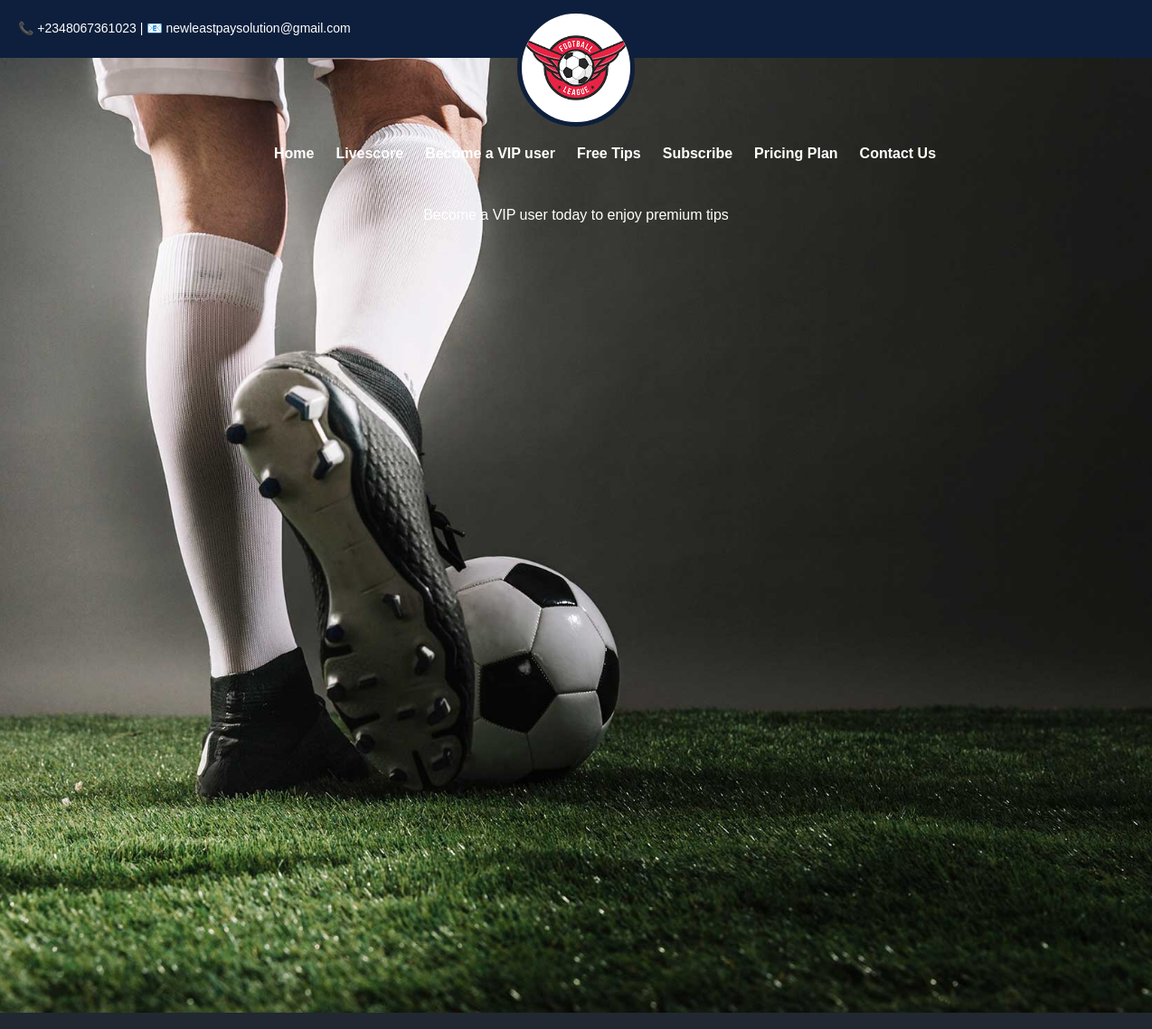
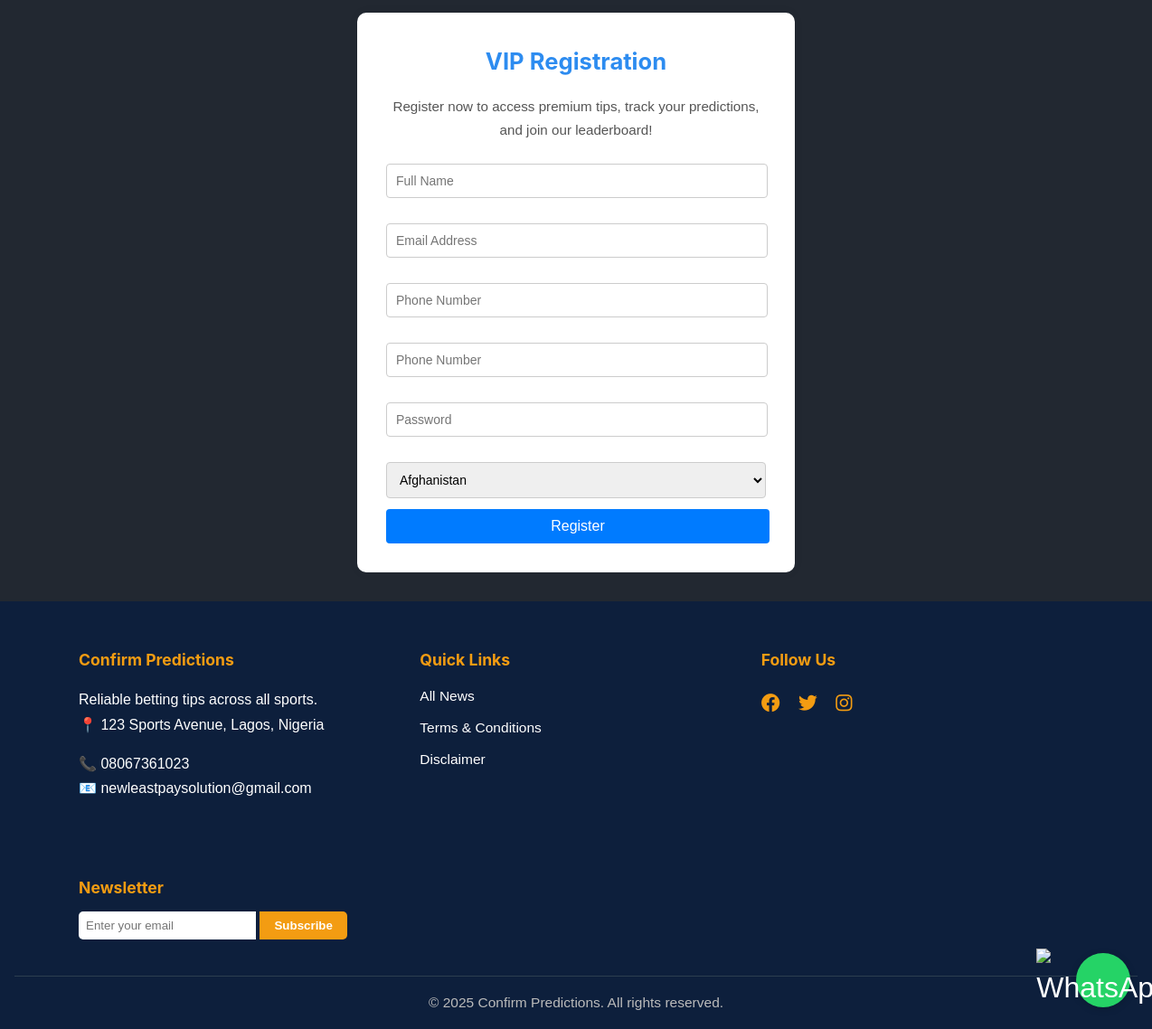
The app's page /signup.php with its own data (2 pictures, top to bottom).
### tables this page shows
CREATE TABLE `website_settings` (
  `id` int(11) NOT NULL,
  `site_name` varchar(100) DEFAULT NULL,
  `site_email` varchar(100) DEFAULT NULL,
  `logo` varchar(255) DEFAULT NULL,
  `site_url` varchar(255) DEFAULT NULL,
  `whatsapp_phone` varchar(20) DEFAULT NULL,
  `address` text NOT NULL,
  `phone1` varchar(15) NOT NULL,
  `phone2` varchar(15) NOT NULL,
  `updated_at` timestamp NOT NULL DEFAULT current_timestamp() ON UPDATE current_timestamp(),
  `paystack_secret_key` text NOT NULL,
  `paystack_public_key` text NOT NULL
);

### config.php (called while the page is built, shortened)
<?php
include('database/connect.php');
$stmt = $dbh->query("SELECT * FROM website_settings ");
$row_website = $stmt->fetch();
$app_logo = $row_website['logo'] ;
?>

### signup.php (the view, shortened to what this page needs)
<?php
include('config.php');
?>
<!DOCTYPE html>
<html lang="en">
<head>
<?php include('partials/head.php'); ?>
</head>
<body>
    <div class="topbar">
        <?php include('partials/topbar.php')  ?>
    </div>
    <div class="logo">
        <img src="<?php echo $app_logo; ?>" alt="Logo">
    </div>
    <nav class="navbar">
     <?php include('partials/navbar.php')  ?>
    </nav>
<section class="hero">
    Become a VIP user today to enjoy premium tips
    	  <p>&nbsp;</p>
</section>
<section class="register-section" id="register-vip">
    <h2>VIP Registration</h2>
    <p>Register now to access premium tips, track your predictions, and join our leaderboard!</p>
    <form action="" method="POST" style="display: flex; flex-direction: column; gap: 12px; max-width: 400px;">
        <input type="text" name="fullname" placeholder="Full Name" required
               style="padding: 10px; border: 1px solid #ccc; border-radius: 4px; font-size: 14px;">
        <input type="email" name="email" placeholder="Email Address" required
               style="padding: 10px; border: 1px solid #ccc; border-radius: 4px; font-size: 14px;">
        <input type="tel" name="phone" placeholder="Phone Number" required
               style="padding: 10px; border: 1px solid #ccc; border-radius: 4px; font-size: 14px;">
          <input type="tel" name="phone" placeholder="Phone Number" required
          style="padding: 10px; border: 1px solid #ccc; border-radius: 4px; font-size: 14px;">
        <input type="password" name="password" placeholder="Password" required minlength="6"
               style="padding: 10px; border: 1px solid #ccc; border-radius: 4px; font-size: 14px;">
      <select name="country" required
        style=" width: 105%; padding: 10px; border: 1px solid #ccc; border-radius: 4px; font-size: 14px;">
      <?php foreach ($countries as $c): ?>
          <option value="<?= htmlspecialchars($c) ?>"><?= htmlspecialchars($c) ?></option>
      <?php endforeach; ?>
        </select>
        <button type="submit" name="register_vip"
                style="width: 106%;background: #007bff; color: #fff; padding: 10px; border: none; border-radius: 4px; font-size: 16px; cursor: pointer;">
            Register
        </button>
    </form>
</section>
<?php include('partials/whatsapp.php'); ?>
<footer>
    <?php include('partials/footer.php'); ?>
</footer>
</body>
</html>

### partials/topbar.php (shortened to what this page needs)
<div>📞 <?php echo $row_website['whatsapp_phone']; ?> | 📧 <?php echo $row_website['site_email']; ?></div>

### partials/footer.php
<div class="footer-flex">
            <div class="footer-col">
                <h3><?php echo $row_website['site_name']; ?></h3>
                <p>Reliable betting tips across all sports.<br>
                📍 <?php echo $row_website['address']; ?></p>
                <p>📞 <?php echo $row_website['phone1']; ?><br>📧 <?php echo $row_website['site_email']; ?></p>
            </div>
            <div class="footer-col">
                <h3>Quick Links</h3>
                <ul>
                    <li><a href="index#news">All News</a></li>
                    <li><a href="terms">Terms &amp; Conditions</a></li>
                    <li><a href="disclaimer">Disclaimer</a></li>
                </ul>
            </div>
            <div class="footer-col">
                <h3>Follow Us</h3>
                <div class="footer-social">
                    <a href="#"><i class="fab fa-facebook"></i></a>
                    <a href="#"><i class="fab fa-twitter"></i></a>
                    <a href="#"><i class="fab fa-instagram"></i></a>
                </div>
            </div>
            <div class="footer-col">
                <h3>Newsletter</h3>
                <form class="footer-newsletter">
                    <input type="email" placeholder="Enter your email" required />
                    <button type="submit">Subscribe</button>
                </form>
            </div>
        </div>
        <div class="footer-bottom">
            &copy; <?php echo date('Y'); ?> <?php echo $row_website['site_name']; ?>. All rights reserved.
        </div>

### assets/css/main.css (style rules this page uses)
body { font-family: Arial, sans-serif; margin: 0; padding: 0; background-color: #f9f9f9; color: #333; }
.topbar { background-color: #0d1f3c; color: white; display: flex; justify-content: space-between; align-items: center; padding: 20px; font-size: 14px; }
.logo { position: absolute; top: 10px; left: 50%; transform: translateX(-50%); z-index: 3; }
.logo img { height: 120px; width: 120px; border-radius: 50%; border: 5px solid #0d1f3c; background-color: white; }
.navbar { background-color: transparent; padding: 1rem 2rem; display: flex; justify-content: center; position: absolute; top: 140px; width: 100%; z-index: 2; }
.hero { background: url('../../images/bg_1.jpg') no-repeat center center/cover; color: white; text-align: center; padding: 10rem 2rem 6rem; position: relative; border-bottom-left-radius: 0 80px; border-bottom-right-radius: 0 80px; clip-path: ellipse(100% 100% at 50% 85%); }
.hero p { font-size: 1.2rem; margin-bottom: 2rem; }
.register-section { background: #fff; padding: 2.5rem 1rem; text-align: center; border-radius: 12px; box-shadow: 0 2px 12px rgba(0,0,0,0.09); max-width: 500px; margin: 2rem auto; }
.register-section h2 { margin-top: 0; font-size: 1.6rem; color: #0d1f3c; }
footer { background: #0d1f3c; color: white; padding: 2rem 1rem 1rem 1rem; text-align: center; margin-top: 2rem; }
.footer-flex { display: flex; flex-wrap: wrap; justify-content: space-between; align-items: flex-start; max-width: 1100px; margin: 0 auto; gap: 2rem; }
.footer-col { flex: 1 1 220px; min-width: 270px; margin-bottom: 1rem; text-align: left; }
.footer-col h3 { color: #f39c12; margin-bottom: 0.7rem; font-size: 1.1rem; }
.footer-col ul { list-style: none; padding: 0; margin: 0; }
.footer-col ul li { margin-bottom: 0.5rem; }
.footer-col ul li a { color: #fff; text-decoration: none; font-size: 0.97rem; transition: color 0.2s; }
.footer-social { margin-top: 1rem; }
.footer-social a { color: #f39c12; margin-right: 1rem; font-size: 1.3rem; text-decoration: none; transition: color 0.2s; }
.footer-bottom { border-top: 1px solid #2c3e50; margin-top: 1.5rem; padding-top: 1rem; font-size: 0.97rem; color: #bbb; text-align: center; }
.footer-newsletter input[type="email"] { padding: 0.5rem; border-radius: 5px 0 0 5px; border: none; outline: none; width: 60%; max-width: 180px; }
.footer-newsletter button { padding: 0.5rem 1rem; border-radius: 0 5px 5px 0; border: none; background: #f39c12; color: #fff; font-weight: bold; cursor: pointer; transition: background 0.2s; }

### css/style.css (style rules this page uses)
body { line-height: 1.7; color: gray; font-weight: 300; background-color: #222831; font-size: 16px; }
a { -webkit-transition: .3s all ease; -o-transition: .3s all ease; transition: .3s all ease; }
h1, h2, h3, h4, h5, .h1, .h2, .h3, .h4, .h5 { font-family: "Montserrat", -apple-system, BlinkMacSystemFont, "Segoe UI", Roboto, "Helvetica Neue", Arial, sans-serif, "Apple Color Emoji", "Segoe UI Emoji", "Segoe UI Symbol", "Noto Color Emoji"; color: #fff; }
.hero { background-size: cover; background-position: center center; }
.hero, .hero > .container > .row { height: 100vh; min-height: 500px; }
.hero p { color: rgba(255, 255, 255, 0.7); }
body { margin: 0; padding: 0; font-family: 'Orbitron', sans-serif; background-color: #222831; color: white; }

### assets/css/signup-style.css (style rules this page uses)
.register-section { max-width: 420px; margin: 2rem auto; padding: 2rem; background: #fff; border-radius: 10px; box-shadow: 0 0 12px rgba(0,0,0,0.05); }
.register-section h2 { text-align: center; color: #2d8cf0; margin-bottom: 1rem; }
.register-section p { text-align: center; font-size: 0.95rem; color: #555; margin-bottom: 1.5rem; }
.register-section input { width: 100%; padding: 10px; margin-bottom: 1rem; border-radius: 6px; border: 1px solid #ccc; font-size: 0.95rem; }
.register-section button { width: 100%; padding: 10px; background: #2d8cf0; border: none; border-radius: 6px; color: #fff; font-size: 1rem; cursor: pointer; }

### records on screen
website_settings: whatsapp_phone "+2348067361023", site_email "newleastpaysolution@gmail.com", logo (picture), site_name "Confirm Predictions", address "123 Sports Avenue, Lagos, Nigeria", phone1 "08067361023"

### other values on screen
form field country "Afghanistan"
